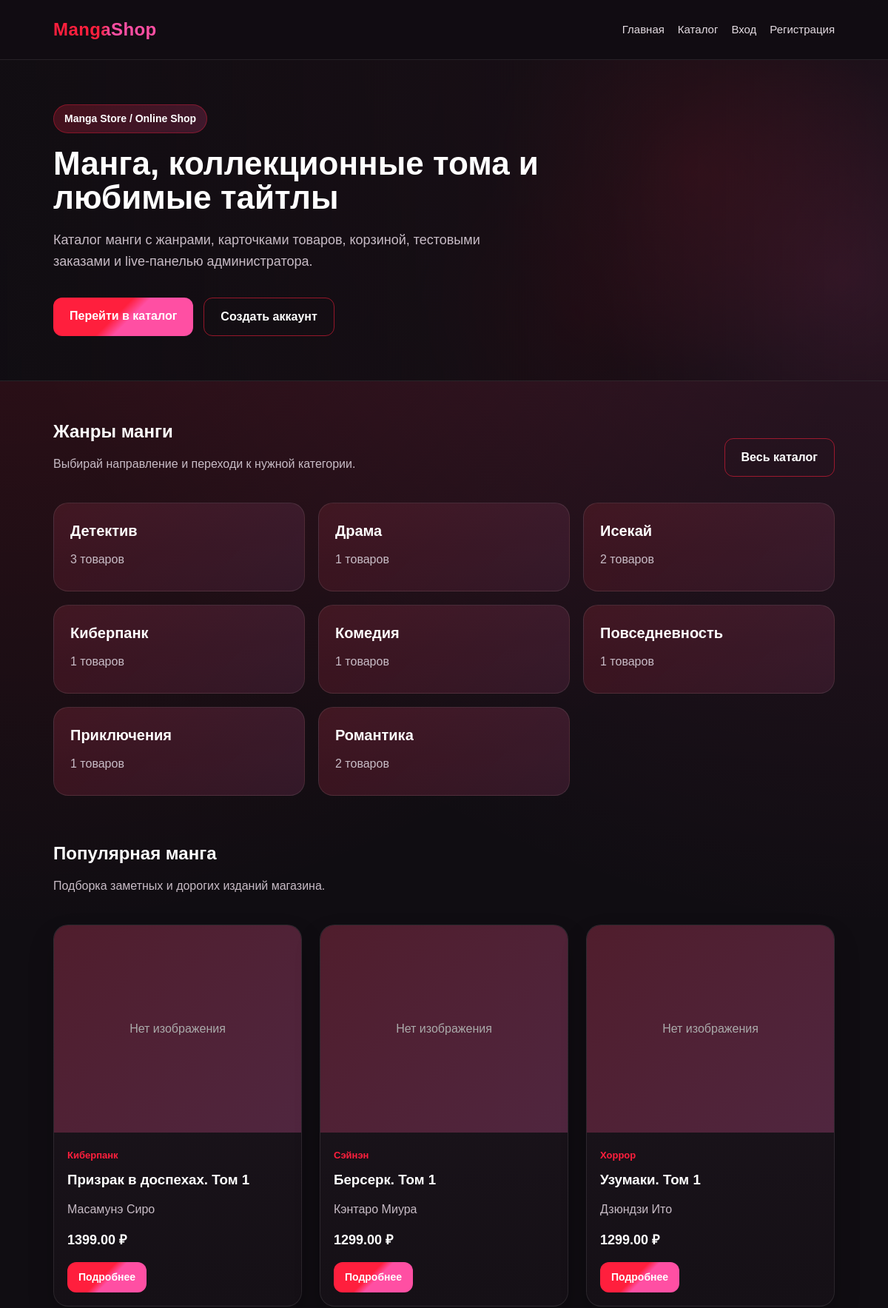
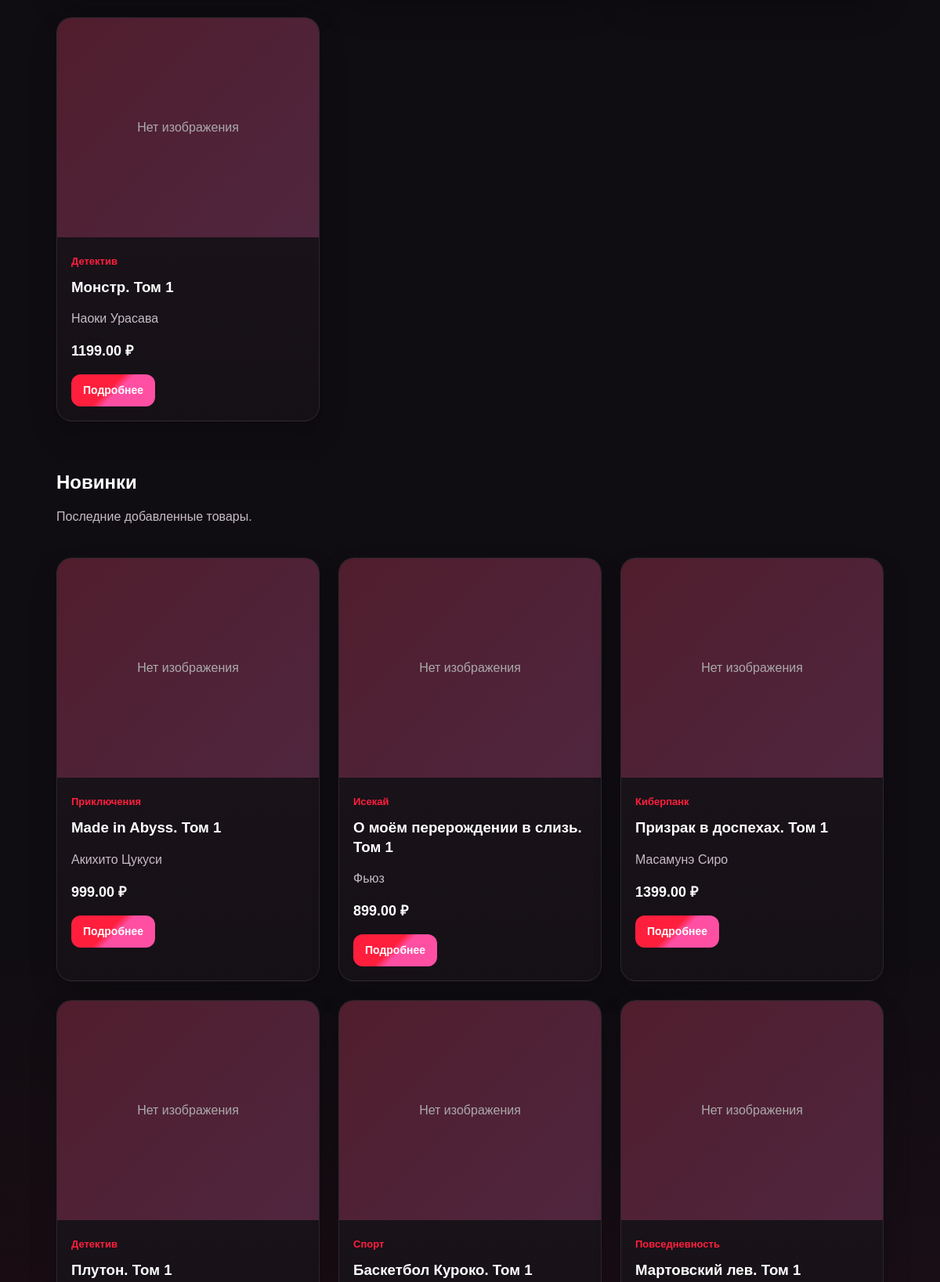
The page / (upper part) on the database its author committed (2 pictures, top to bottom).
### tables this page shows
CREATE TABLE `categories` (
  `id` int(11) NOT NULL,
  `title` varchar(150) NOT NULL,
  `description` text
);

CREATE TABLE `products` (
  `id` int(11) NOT NULL,
  `category_id` int(11) NOT NULL,
  `title` varchar(200) NOT NULL,
  `author` varchar(150) DEFAULT NULL,
  `description` text,
  `price` decimal(10,2) NOT NULL,
  `image` varchar(255) DEFAULT NULL,
  `stock` int(11) NOT NULL DEFAULT '0',
  `created_at` timestamp NULL DEFAULT CURRENT_TIMESTAMP
);

### includes/auth.php (called while the page is built, shortened)
<?php
function isAuth()
{
    if (!isset($_SESSION['user'])) {
        return false;
    }
    return true;
}
function e($value)
{
    return htmlspecialchars($value, ENT_QUOTES, 'UTF-8');
}
function product_image_url($filename)
{
    $filename = trim((string)$filename);
    $path = __DIR__ . '/../uploads/products/' . $filename;
    if (!is_file($path)) {
        return null;
    }
    return '/uploads/products/' . rawurlencode($filename);
}
function getDefaultHeaderLinks()
{
    $links = array(
        array('href' => '/', 'label' => 'Главная'),
        array('href' => '/catalog.php', 'label' => 'Каталог')
    );
    if (isAuth()) {
        if (!isAdmin()) {
            $links[] = array('href' => '/cart.php', 'label' => 'Корзина');
            $links[] = array('href' => '/orders.php', 'label' => 'Мои заказы');
            $links[] = array('href' => '/account.php', 'label' => 'Аккаунт');
        } else {
            $links[] = array('href' => '/admin/index.php', 'label' => 'Админка');
        }
        $links[] = array('href' => '/logout.php', 'label' => 'Выход');
    } else {
        $links[] = array('href' => '/login.php', 'label' => 'Вход');
        $links[] = array('href' => '/register.php', 'label' => 'Регистрация');
    }
    return $links;
}

### index.php (the view, shortened to what this page needs)
<?php
require_once __DIR__ . '/includes/db.php';
require_once __DIR__ . '/includes/auth.php';
$categories = $pdo->query("
    SELECT categories.*, COUNT(products.id) AS product_count
    FROM categories
    LEFT JOIN products ON products.category_id = categories.id
    GROUP BY categories.id
    ORDER BY categories.title ASC
    LIMIT 8
")->fetchAll();
$newProducts = $pdo->query("
    SELECT products.*, categories.title AS category_title
    FROM products
    INNER JOIN categories ON products.category_id = categories.id
    ORDER BY products.id DESC
    LIMIT 8
")->fetchAll();
$popularProducts = $pdo->query("
    SELECT products.*, categories.title AS category_title
    FROM products
    INNER JOIN categories ON products.category_id = categories.id
    WHERE products.stock > 0
    ORDER BY products.price DESC
    LIMIT 4
")->fetchAll();
?>
<?php require_once __DIR__ . '/includes/header.php'; ?>
<section class="hero">
    <div>
        <span class="hero-label">Manga Store / Online Shop</span>
        <h1>Манга, коллекционные тома и любимые тайтлы</h1>
        <p>Каталог манги с жанрами, карточками товаров, корзиной, тестовыми заказами и live-панелью администратора.</p>
        <div class="hero-actions">
            <a href="/catalog.php" class="btn">Перейти в каталог</a>
            <?php if (!isAuth()): ?>
                <a href="/register.php" class="btn btn-secondary">Создать аккаунт</a>
            <?php endif; ?>
        </div>
    </div>
</section>
<main class="container">
    <section class="home-section">
        <div class="page-title">
            <div>
                <h2>Жанры манги</h2>
                <p class="page-subtitle">Выбирай направление и переходи к нужной категории.</p>
            </div>
            <a href="/catalog.php" class="btn btn-secondary">Весь каталог</a>
        </div>
        <div class="category-grid">
            <?php foreach ($categories as $category): ?>
                <a href="/catalog.php?category_id=<?php echo $category['id']; ?>" class="category-card">
                    <strong><?php echo e($category['title']); ?></strong>
                    <span><?php echo (int)$category['product_count']; ?> товаров</span>
                </a>
            <?php endforeach; ?>
        </div>
    </section>
    <section class="home-section">
        <div class="page-title">
            <div>
                <h2>Популярная манга</h2>
                <p class="page-subtitle">Подборка заметных и дорогих изданий магазина.</p>
            </div>
        </div>
        <div class="product-grid">
            <?php foreach ($popularProducts as $product): ?>
                <?php $imageUrl = product_image_url($product['image']); ?>
                <div class="product-card">
                    <div class="product-image">
                        <?php if ($imageUrl): ?>
                            <img src="<?php echo e($imageUrl); ?>" alt="<?php echo e($product['title']); ?>">
                        <?php else: ?>
                            <span>Нет изображения</span>
                        <?php endif; ?>
                    </div>
                    <div class="product-info">
                        <span class="category"><?php echo e($product['category_title']); ?></span>
                        <h3><?php echo e($product['title']); ?></h3>
                        <p><?php echo e($product['author']); ?></p>
                        <strong><?php echo e($product['price']); ?> ₽</strong>
                        <a href="/product.php?id=<?php echo $product['id']; ?>" class="btn small">Подробнее</a>
                    </div>
                </div>
            <?php endforeach; ?>
        </div>
    </section>
    <section class="home-section">
        <div class="page-title">
            <div>
                <h2>Новинки</h2>
                <p class="page-subtitle">Последние добавленные товары.</p>
            </div>
        </div>
        <div class="product-grid">
            <?php foreach ($newProducts as $product): ?>
                <?php $imageUrl = product_image_url($product['image']); ?>
                <div class="product-card">
                    <div class="product-image">
                        <?php if ($imageUrl): ?>
                            <img src="<?php echo e($imageUrl); ?>" alt="<?php echo e($product['title']); ?>">
                        <?php else: ?>
                            <span>Нет изображения</span>
                        <?php endif; ?>
                    </div>
                    <div class="product-info">
                        <span class="category"><?php echo e($product['category_title']); ?></span>
                        <h3><?php echo e($product['title']); ?></h3>
                        <p><?php echo e($product['author']); ?></p>
                        <strong><?php echo e($product['price']); ?> ₽</strong>
                        <a href="/product.php?id=<?php echo $product['id']; ?>" class="btn small">Подробнее</a>
                    </div>
                </div>
            <?php endforeach; ?>
        </div>
    </section>
</main>
<?php require_once __DIR__ . '/includes/footer.php'; ?>

### includes/header.php (shortened to what this page needs)
<?php
if (!isset($headerLinks) || !is_array($headerLinks)) {
    $headerLinks = getDefaultHeaderLinks();
}
?>
<!DOCTYPE html>
<html lang="ru">
<head>
    <link rel="stylesheet" href="/assets/css/style.css?v=20260608-3">
</head>
<body>
<header class="header">
    <a href="/" class="logo">MangaShop</a>
    <nav class="nav">
        <?php foreach ($headerLinks as $link): ?>
            <a href="<?php echo e($link['href']); ?>">
                <?php echo e($link['label']); ?>
            </a>
        <?php endforeach; ?>
    </nav>
</header>

### includes/footer.php (shortened to what this page needs)
</body>
</html>

### rows shown on the page
categories: title "Детектив", product_count "3"
categories: title "Драма", product_count "1"
categories: title "Исекай", product_count "2"
categories: title "Киберпанк", product_count "1"
categories: title "Комедия", product_count "1"
categories: title "Повседневность", product_count "1"
categories: title "Приключения", product_count "1"
categories: title "Романтика", product_count "2"
products: category.title "Киберпанк", title "Призрак в доспехах. Том 1", author "Масамунэ Сиро", price "1399.00"
products: category.title "Сэйнэн", title "Берсерк. Том 1", author "Кэнтаро Миура", price "1299.00"
products: category.title "Хоррор", title "Узумаки. Том 1", author "Дзюндзи Ито", price "1299.00"
products: category.title "Детектив", title "Монстр. Том 1", author "Наоки Урасава", price "1199.00"
products: category.title "Приключения", title "Made in Abyss. Том 1", author "Акихито Цукуси", price "999.00"
products: category.title "Исекай", title "О моём перерождении в слизь. Том 1", author "Фьюз", price "899.00"
products: category.title "Детектив", title "Плутон. Том 1"
products: category.title "Спорт", title "Баскетбол Куроко. Том 1"
products: category.title "Повседневность", title "Мартовский лев. Том 1"

### other values the page prints
$link['label'] "Главная"
$link['label'] "Каталог"
$link['label'] "Вход"
$link['label'] "Регистрация"
